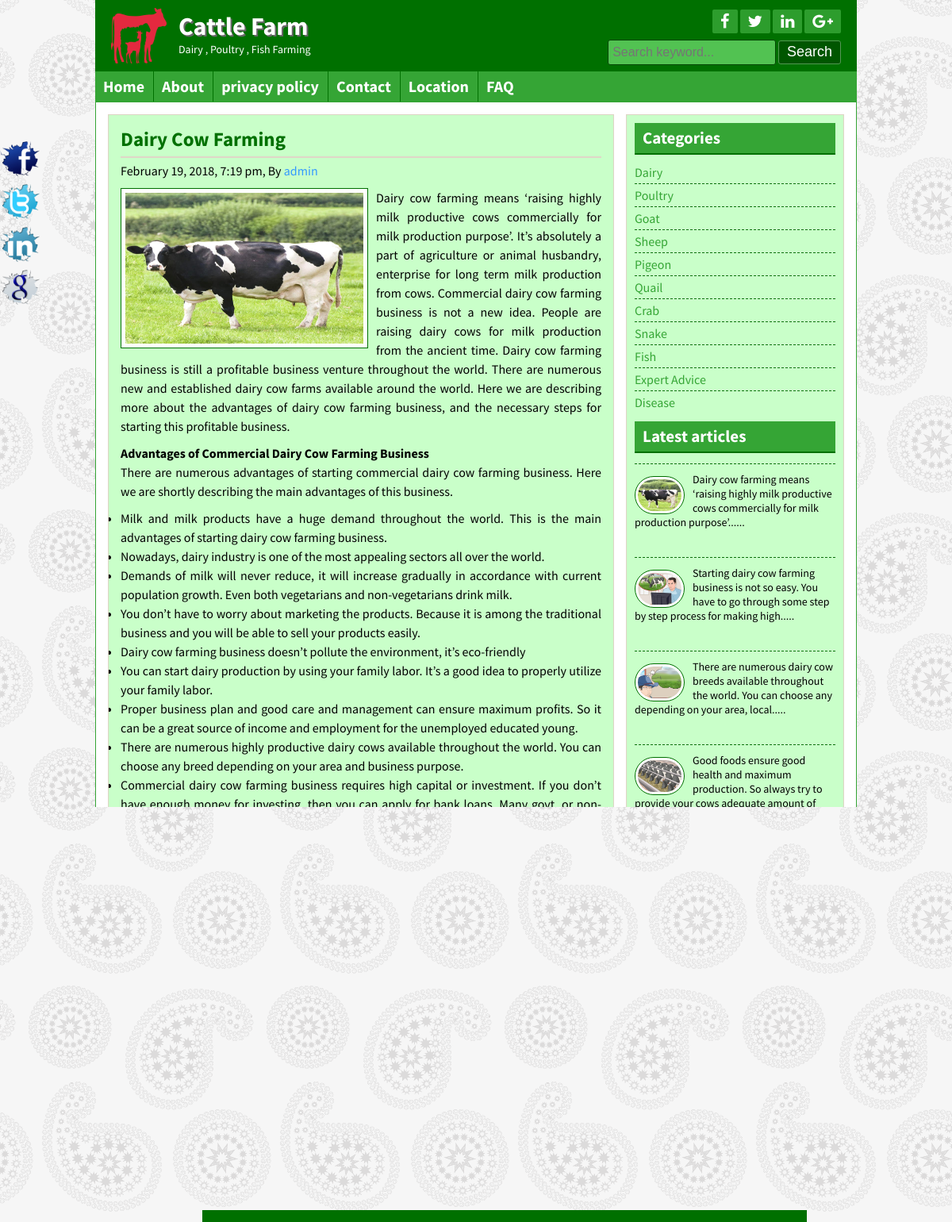
Page /post.php?id=11 on the committed database.
### tables this page shows
CREATE TABLE `title_slogan` (
  `id` int(11) NOT NULL,
  `title` varchar(255) NOT NULL,
  `slogan` varchar(255) NOT NULL,
  `logo` varchar(255) NOT NULL
);

CREATE TABLE `tbl_social` (
  `id` int(11) NOT NULL,
  `fb` varchar(255) NOT NULL,
  `tw` varchar(255) NOT NULL,
  `ln` varchar(255) NOT NULL,
  `gp` varchar(255) NOT NULL
);

CREATE TABLE `tbl_page` (
  `id` int(11) NOT NULL,
  `name` varchar(255) NOT NULL,
  `body` text NOT NULL
);

CREATE TABLE `tbl_post` (
  `id` int(11) NOT NULL,
  `cat` int(11) NOT NULL,
  `title` varchar(255) NOT NULL,
  `body` text NOT NULL,
  `image` varchar(255) NOT NULL,
  `author` varchar(50) NOT NULL,
  `tags` varchar(255) NOT NULL,
  `date` timestamp NOT NULL DEFAULT CURRENT_TIMESTAMP,
  `userid` int(11) NOT NULL
);

CREATE TABLE `tbl_category` (
  `id` int(11) NOT NULL,
  `name` varchar(50) NOT NULL
);

CREATE TABLE `tbl_footer` (
  `id` int(11) NOT NULL,
  `note` varchar(255) NOT NULL
);

### lib/Database.php (called while the page is built, shortened)
<?php
Class Database{
	public $host   = DB_HOST;
	public $user   = DB_USER;
	public $pass   = DB_PASS;
	public $dbname = DB_NAME;
	public $link;
	private function connectDB(){
	$this->link = new mysqli($this->host, $this->user, $this->pass, $this->dbname);
 }
	public function select($query){
		$result = $this->link->query($query) or die($this->link->error.__LINE__);
		if($result->num_rows > 0){
			return $result;
		} else {
			return false;
		}
	}
}

### helpers/Format.php (called while the page is built, shortened)
<?php
class Format{
	public function formatDate($date){
		return date('F j, Y, g:i a', strtotime($date));
	}
	public function textShorten($text, $limit = 400){
		$text = $text. " ";
		$text = substr($text, 0, $limit);
		$text = substr($text, 0, strrpos($text, ' '));
		$text = $text.".....";
		return $text;
	}
}
?>

### post.php (the view)
<?php include 'inc/header.php'; ?>
<?php
	$postid = mysqli_real_escape_string($db->link, $_GET['id']);
	if(!isset($postid) || $postid == NULL){
		header("Location: 404.php");
	} else {
		$id = $postid;
	}
?>
				<?php
					$query = "select * from tbl_post where id = $id";
					$post = $db->select($query);
				if($post){
				while ($result = $post->fetch_assoc()){
				?>
	<div class="contentsection contemplete clear">
		<div class="maincontent clear">
			<div class="about">
				<h2><?php echo $result['title']; ?></h2>
				<h4><?php echo $fm->formatDate($result['date']); ?>, By <a href="#"><?php echo $result['author']; ?></a></h4>
				<img src="admin/<?php echo $result['image']; ?>" alt="post image"/>
				<?php echo $result['body']; ?>
				<div class="relatedpost clear">
					<h2>Related articles</h2>
					<?php
						$catid = $result['cat'];
						$queryrelated = "select * from tbl_post where cat = '$catid' order by rand() limit 6";
					$relatedpost = $db->select($queryrelated);
				if($relatedpost){
				while ($rresult = $relatedpost->fetch_assoc()){
				?>
					<a href="post.php?id=<?php echo $rresult['id']; ?>">
						<img src="admin/<?php echo $rresult['image']; ?>" alt="post image"/>
					</a>
						<?php
							} } else{
							echo "No Related Post Available !!";
							}
						?>
				</div>
				<?php } } else { header("Location: 404.php"); } ?>
	</div>
</div>
<?php include 'inc/sidebar.php'; ?>
<?php include 'inc/footer.php';  ?>

### inc/header.php (shortened to what this page needs)
<?php include 'lib/Database.php'; ?>
<?php include 'helpers/Format.php'; ?>
<?php
	$db = new Database();
	$fm = new Format();
?>
<!DOCTYPE html>
<html>
<head>
	<?php include 'scripts/css.php'; ?>
</head>
<body>
	<div class="headersection templete clear">
		<a href="#">
			<div class="logo">
	<?php
    	$query = "select * from title_slogan where id='1'";
    	$blog_title = $db->select($query);
    	if($blog_title){
        	while($result = $blog_title->fetch_assoc()){
				?>
				<img src="admin/<?php echo $result['logo'];?>" alt="Logo"/>
				<h2><?php echo $result['title'];?></h2>
				<p><?php echo $result['slogan'];?></p>
			<?php } } ?>
			</div>
		</a>
		<div class="social clear">
			<div class="icon clear">
				<?php
    				$query = "select * from tbl_social where id='1'";
    				$socialmedia = $db->select($query);
    				if($socialmedia){
        				while($result = $socialmedia->fetch_assoc()){
					?>
				<a href="<?php echo $result['fb']; ?>" target="_blank"><i class="fa fa-facebook"></i></a>
				<a href="<?php echo $result['tw']; ?>" target="_blank"><i class="fa fa-twitter"></i></a>
				<a href="<?php echo $result['ln']; ?>" target="_blank"><i class="fa fa-linkedin"></i></a>
				<a href="<?php echo $result['gp']; ?>" target="_blank"><i class="fa fa-google-plus"></i></a>
				<?php } } ?>
			</div>
			<div class="searchbtn clear">
			<form action="search.php" method="GET">
				<input type="text" name="search" placeholder="Search keyword..."/>
				<input type="submit" name="submit" value="Search"/>
			</form>
			</div>
		</div>
	</div>
<div class="navsection templete">
	<?php
		$path = $_SERVER['SCRIPT_FILENAME'];
		$currentpage = basename($path, '.php');
	?>
	<ul>
		<li><a <?php if($currentpage == 'index'){ echo 'id="active"'; }?> href="index.php">Home</a></li>
                                <?php
                                    $query = "select * from tbl_page";
                                    $pages = $db->select($query);
                                    if($pages){
                                        while($result = $pages->fetch_assoc()){
                                    ?>
                                <li><a
                                <?php
                                if(isset($_GET['pageid']) && $_GET['pageid'] == $result['id']){
                                	echo 'id="active"';
                                }
                                ?> href="page.php?pageid=<?php echo $result['id'];?>"><?php echo $result['name'];?></a> </li>
                                <?php } } ?>
		<li><a <?php if($currentpage == 'contact'){ echo 'id="active"'; }?> href="contact.php">Contact</a></li>
		<li><a <?php if($currentpage == 'location'){ echo 'id="active"'; }?> href="location.php">Location</a></li>
		<li><a <?php if($currentpage == 'faq'){ echo 'id="active"'; }?> href="faq.php">FAQ</a></li>
	</ul>
</div>

### inc/sidebar.php
		<div class="sidebar clear">
			<div class="samesidebar clear">
				<h2>Categories</h2>
					<ul>
						<?php
					$query = "select * from tbl_category";
					$category = $db->select($query);
				if($category){
				while ($result = $category->fetch_assoc()){
				?>
						<li><a href="posts.php?category=<?php echo $result['id']; ?>"><?php echo $result['name']; ?></a></li>
						<?php } } else{ ?>
							<li>No Category Created</li>
						<?php } ?>
					</ul>
			</div>
			<div class="samesidebar clear">
				<h2>Latest articles</h2>
					<?php
					$query = "select * from tbl_post limit 5";
					$post = $db->select($query);
				if($post){
				while ($result = $post->fetch_assoc()){
				?>
					<div class="popular clear">
						<h3><a href="post.php?id=<?php echo $result['id']; ?>"><a href="post.php?id=<?php echo $result['title']; ?>"></a></h3>
						<a href="post.php?id=<?php echo $result['id']; ?>">
							<img src="admin/<?php echo $result['image']; ?>" alt="post image"/>
						</a>
						 <?php echo $fm->textShorten($result['body'], 125); ?>
					</div>
		<?php } } else { header("Location: 404.php");} ?>
	</div>
</div>

### inc/footer.php (shortened to what this page needs)
</div>
	<div class="footersection templete clear">
	  <div class="footermenu clear">
		<ul>
			<li><a href="#">Home</a></li>
			<li><a href="#">About</a></li>
			<li><a href="#">Contact</a></li>
			<li><a href="#">Privacy</a></li>
		</ul>
	  </div>
            <?php
                $query = "select * from tbl_footer where id='1'";
                $footernote = $db->select($query);
                if($footernote){
                    while($result = $footernote->fetch_assoc()){
                ?>
	  <p>&copy; <?php echo $result['note']; ?><?php echo date('Y');?></p>
      <?php } } ?>
	</div>
	<div class="fixedicon clear">
				<?php
    				$query = "select * from tbl_social where id='1'";
    				$socialmedia = $db->select($query);
    				if($socialmedia){
        				while($result = $socialmedia->fetch_assoc()){
					?>
		<a href="<?php echo $result['fb']; ?>" target="_blank"><img src="images/fb.png" alt="Facebook"/></a>
		<a href="<?php echo $result['tw']; ?>" target="_blank"><img src="images/tw.png" alt="Twitter"/></a>
		<a href="<?php echo $result['ln']; ?>" target="_blank"><img src="images/in.png" alt="LinkedIn"/></a>
		<a href="<?php echo $result['gp']; ?>" target="_blank"><img src="images/gl.png" alt="GooglePlus"/></a>
		<?php } } ?>
	</div>
</body>
</html>

### themes/green.css (style rules this page uses)
.headersection,.footersection { background: #007000 none repeat scroll 0 0; }
.icon a { background: #2d9d2d none repeat scroll 0 0; }
.searchbtn input[type="text"] { background: #52c252 none repeat scroll 0 0;border: 1px solid #034703; }
.searchbtn input[type="submit"] { border: 1px solid #549854; }
input[type="submit"] { background: #005600 none repeat scroll 0 0;border: 1px solid #52c252; }
.navsection { background: #35a535 none repeat scroll 0 0; }
.navsection ul li { border-left: 1px solid #007000;border-right: 1px solid #38a838; }
.maincontent,.sidebar { background: #C9FFC9 none repeat scroll 0 0; }
.contentsection { border: 1px solid #35A535; }
.samesidebar h2 { background: #35a535 none repeat scroll 0 0;border-bottom: 2px solid #007000;color: #fff; }
.footermenu ul li a { color: #35A535; }
.samepost h2, .about h2 { color: #007000; }
.about img { border: 1px solid #007000; }
.relatedpost h2 { background: #35A535 none repeat scroll 0 0;border-bottom: 2px solid #007000 !important; }
.popular img { border: 1px solid #007000; }
.samesidebar ul li,.popular h3 { border-bottom: 1px dashed #007000; }
.samesidebar ul li a { color: #35A535; }

### rows in the picture
title_slogan: logo (picture), title "Cattle Farm", slogan "Dairy , Poultry , Fish Farming"
tbl_page: name "About"
tbl_page: name "privacy policy"
tbl_post: title "Dairy Cow Farming", date "February 19, 2018, 7:19 pm", author "admin", image (picture), body "Dairy cow farming means ‘raising highly milk productive cows commercially for milk production purpose’. It’s absolutely a part of agriculture or animal husbandry, enterprise for long term milk production from cows. Commercial dairy cow farming business is not a new idea. People are raising dairy cows for milk production from the ancient time. Dairy cow farming business is still a profitable business venture throughout the world. There are numerous new and established dairy cow farms available around the world. Here we are describing more about the advantages of dairy cow farming business, and the necessary steps for starting this profitable business. Advantages of Commercial Dairy Cow…", body "Dairy cow farming means ‘raising highly milk productive cows commercially for milk production purpose’......"
tbl_post: image (picture), body "There are numerous dairy cow breeds available throughout the world. You can choose any depending on your area, local....."
tbl_post: image (picture), body "Starting dairy cow farming business is not so easy. You have to go through some step by step process for making high....."
tbl_post: image (picture)
tbl_post: image (picture)
tbl_post: image (picture), body "Good foods ensure good health and maximum production. So always try to provide your cows adequate amount of high....."
tbl_post: image (picture), body "Taking good care and proper management is the main step to be successful in any animal husbandry business. So always try....."
tbl_category: name "Dairy"
tbl_category: name "Poultry"
tbl_category: name "Goat"
tbl_category: name "Sheep"
tbl_category: name "Pigeon"
tbl_category: name "Quail"
tbl_category: name "Crab"
tbl_category: name "Snake"
tbl_category: name "Fish"
tbl_category: name "Expert Advice"
tbl_category: name "Disease"
tbl_footer: note "Copyright Cattle Farm Ltd."
